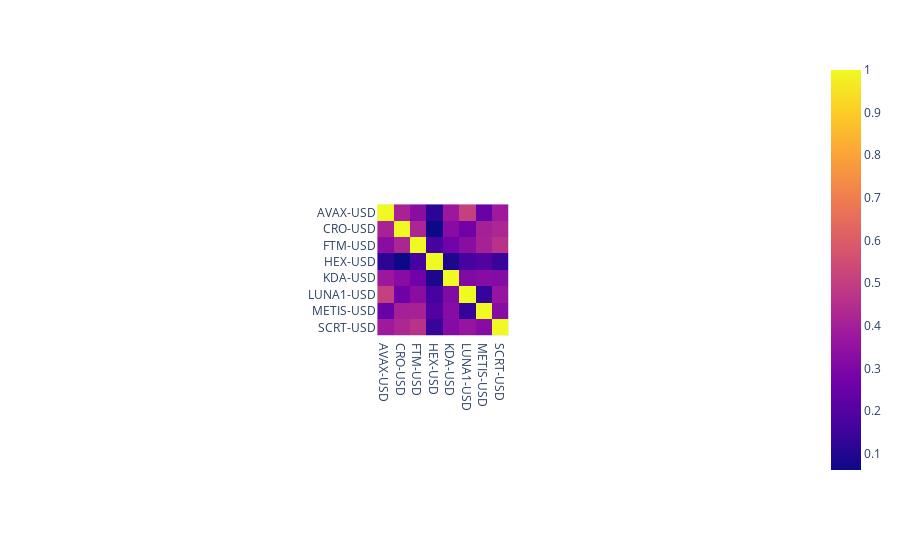

The cell this chart's notebook holds for it:
### Code cell
fig = px.imshow(crypto_returns.corr())
fig.show()

### Figure 1 — Plotly figure (JSON) as saved in the notebook; plotly's stock layout.template omitted (floating-point values rounded to 4 significant figures)
{"data": [{"coloraxis": "coloraxis", "hovertemplate": "x: %{x}<br>y: %{y}<br>color: %{z}<extra></extra>", "name": "0", "type": "heatmap", "x": ["AVAX-USD", "CRO-USD", "FTM-USD", "HEX-USD", "KDA-USD", "LUNA1-USD", "METIS-USD", "SCRT-USD"], "xaxis": "x", "y": ["AVAX-USD", "CRO-USD", "FTM-USD", "HEX-USD", "KDA-USD", "LUNA1-USD", "METIS-USD", "SCRT-USD"], "yaxis": "y", "z": [[1, 0.4116, 0.3287, 0.12, 0.3735, 0.5085, 0.2424, 0.3811], [0.4116, 1, 0.4202, 0.06145, 0.324, 0.2622, 0.4043, 0.4256], [0.3287, 0.4202, 1, 0.1681, 0.2687, 0.3285, 0.4074, 0.4614], [0.12, 0.06145, 0.1681, 1, 0.08814, 0.1659, 0.1924, 0.1393], [0.3735, 0.324, 0.2687, 0.08814, 1, 0.3106, 0.322, 0.3152], [0.5085, 0.2622, 0.3285, 0.1659, 0.3106, 1, 0.1332, 0.3604], [0.2424, 0.4043, 0.4074, 0.1924, 0.322, 0.1332, 1, 0.3216], [0.3811, 0.4256, 0.4614, 0.1393, 0.3152, 0.3604, 0.3216, 1]]}], "layout": {"autosize": true, "coloraxis": {"colorscale": [[0, "#0d0887"], [0.1111, "#46039f"], [0.2222, "#7201a8"], [0.3333, "#9c179e"], [0.4444, "#bd3786"], [0.5556, "#d8576b"], [0.6667, "#ed7953"], [0.7778, "#fb9f3a"], [0.8889, "#fdca26"], [1, "#f0f921"]]}, "margin": {"t": 60}, "xaxis": {"anchor": "y", "autorange": true, "constrain": "domain", "domain": [0.4094, 0.5906], "range": [-0.5, 7.5], "scaleanchor": "y", "type": "category"}, "yaxis": {"anchor": "x", "autorange": true, "constrain": "domain", "domain": [0, 1], "range": [7.5, -0.5], "type": "category"}}}
